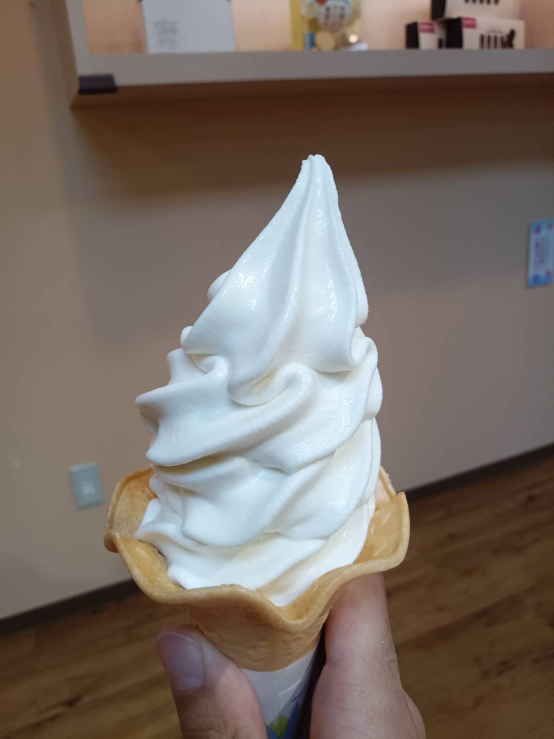
//> input picture 3/in.jpg, 1108 x 1477 px (shown at 1/2 size)
$ ./main   (built with g++ and OpenCV 4)
//> lines starting //> are read from the running program, lines starting //| are printed output that depends on the picture; after the words box and inside, x2 and y2 are one past the last pixel; in counts of white or black regions, pixels touching at a corner belong together
#include <stdio.h>
#include <opencv2/opencv.hpp>
using namespace cv;
#ifdef _DEBUG
// debug用のライブラリをリンク
#pragma comment(lib, "opencv_world440d.lib") #else
// Release用のライブラリをリンク
#pragma comment(lib, "opencv_world440.lib")
#endif

void proc(const Mat& img, Mat& out){
    int w = img.cols, h = img.rows;

    img.copyTo(out);
    for (int y = 0; y < h; y++){
        for (int x = 0; x < w; x++){
            Vec3b& p = out.at<Vec3b>(y, x);
            p = p * 0.5;
            p[1] = 0;
        }
    }
    for(int i = 0; i < 100; i++)
        circle(out, Point(rand()%w, rand()%h), 10, CV_RGB(rand()%255, rand() % 255, rand() % 255), -1, LINE_AA);

    rectangle(out, Rect(150, 100, 200, 100), CV_RGB(255, 0, 0), -1, LINE_AA);

    for (int x = 0; x < w; x += 100)
        line(out, Point(x, 0), Point(x, h), CV_RGB(0,255,0), 1, LINE_AA);
    for (int y = 0; y < h; y += 100)
        line(out, Point(0, y), Point(w, y), CV_RGB(0, 255, 0), 1, LINE_AA);
    putText(out, "Test", Point(30, 130), FONT_HERSHEY_SCRIPT_SIMPLEX, 3.0, CV_RGB(255,255,0), 3.0, LINE_AA);
}
void ichi(const Mat& img, Mat& out){
    int w = img.cols, h = img.rows;

    img.copyTo(out);
    float sw2, sh2;
    sw2 = w/10;
    sh2 = h/10;

    for (int i = 1; i<11; i++){
        float x = 0;
        if (i % 2 != 0){
            x = sh2;
        }
        for (int j = 1; j < 6; j++){
            rectangle(out, Point(sw2 * (i - 1), x), Point(sw2 * i, x + sh2), Scalar(255, 0, 0), -1);
            x += 2 * sh2;
        }
    }
    putText(out, "234-D8719", Point(30, 130), FONT_HERSHEY_SCRIPT_SIMPLEX, 3.0, CV_RGB(255, 255, 0), 3.0, LINE_AA);
}
int main() {
    Mat img = imread("in.jpg");
//> img is the input picture: 1477 rows x 1108 cols, CV_8UC3; mean B, G, R 101.8, 109.6, 121.2

    int w = img.cols, h = img.rows;
//> w = 1108; h = 1477
    int sw = 800, sh = 800 * h / w;
//> sh = 1066
    resize(img, img, Size(sw, sh));
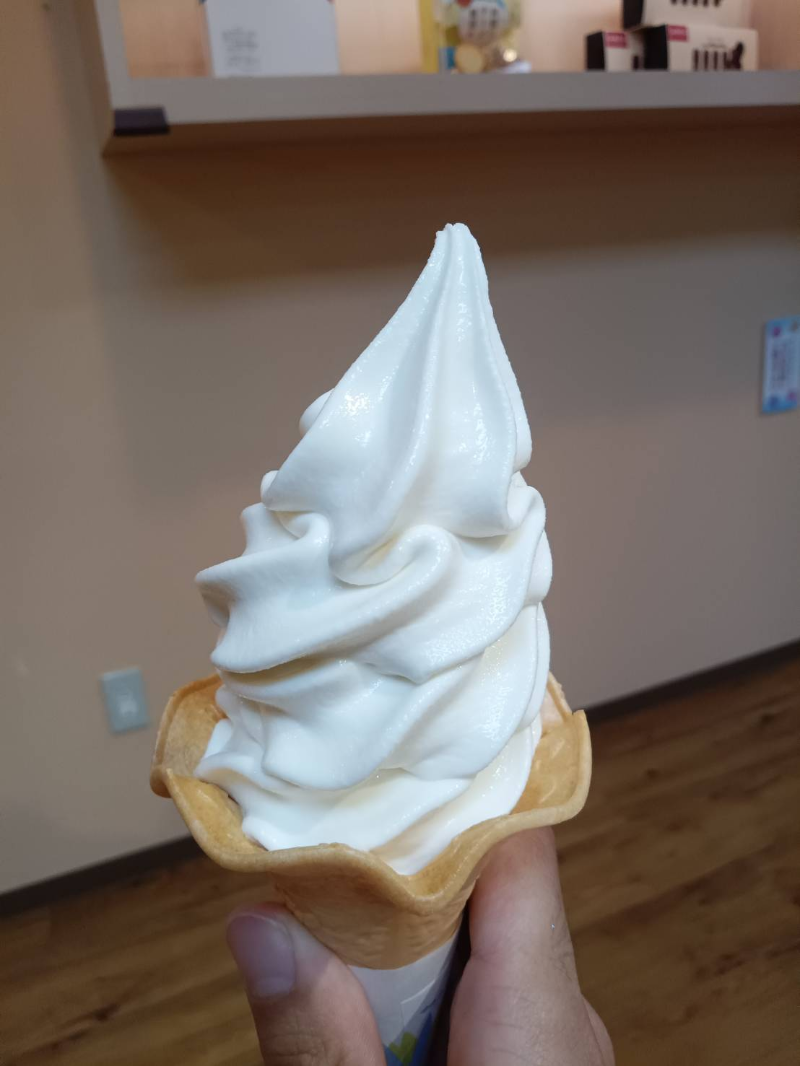
//> img: 1066 rows x 800 cols, CV_8UC3; mean B, G, R 101.7, 109.5, 121.1

    Mat out;
    ichi(img, out);
//> the loop in ichi, `for (int i = 1; i<11; i++)` made 10 passes
//> x on passes 1 to 10: 1166, 1060, 1166, 1060, 1166, 1060, 1166, 1060, 1166, 1060
//> after the loop in ichi, `for (int i = 1; i<11; i++)`:
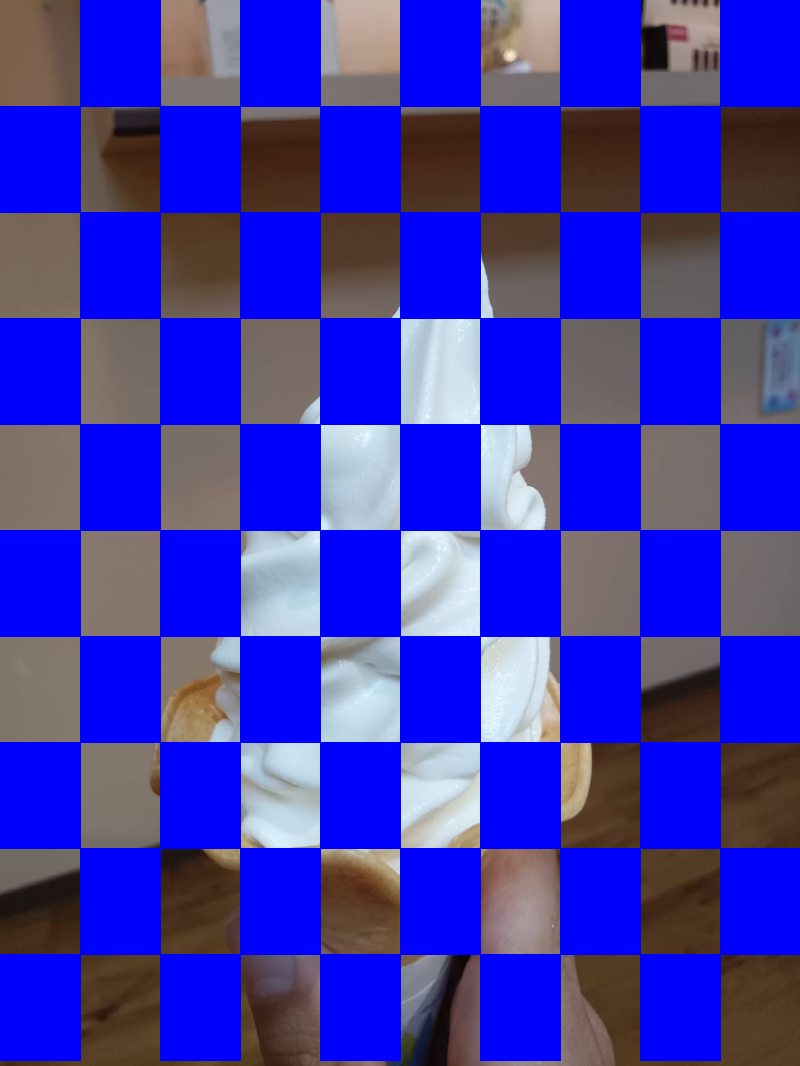
//> out: 1066 rows x 800 cols, CV_8UC3; mean B, G, R 179.1, 53.4, 59.1
//> in ichi, `putText(out, "234-D8719", Point(30, 130), FONT_HERSHEY_SCRIPT_SIMPLEX,..`:
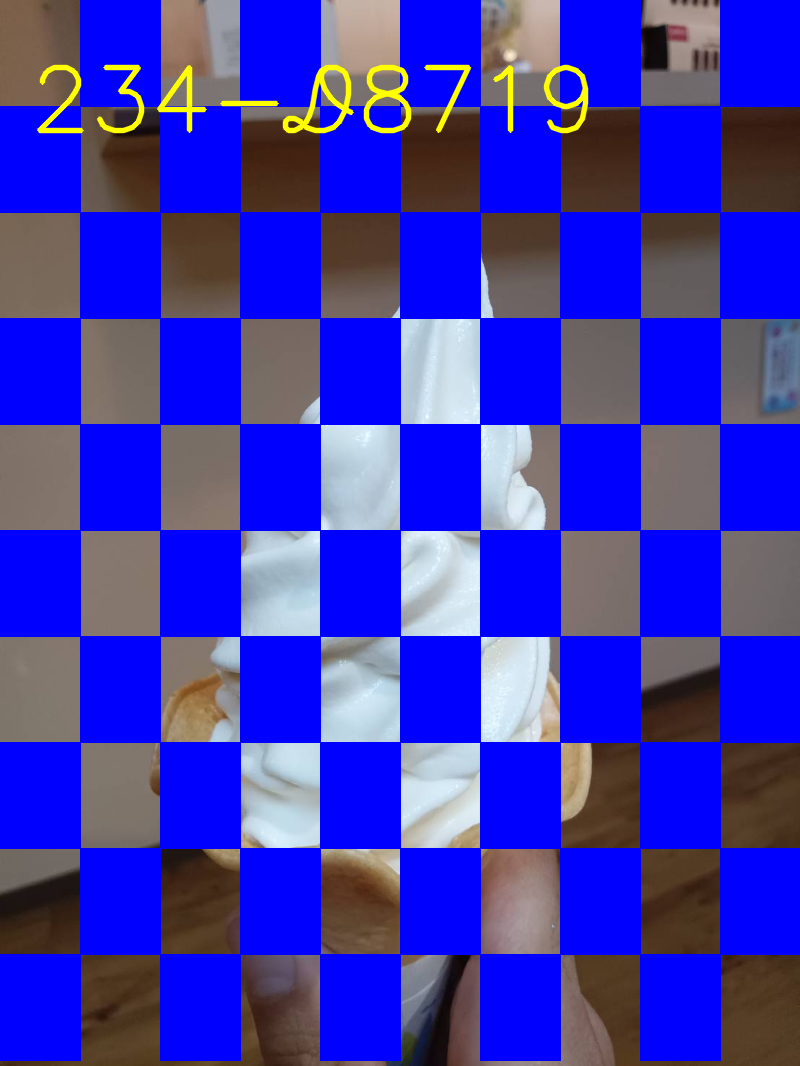
//> out: 1066 rows x 800 cols, CV_8UC3; 1.1% of pixels changed, all inside (x1, y1, x2, y2) = (36, 64, 589, 134)
    imshow("out", out);
    imwrite("out.jpg", out);
    waitKey(0);
}
